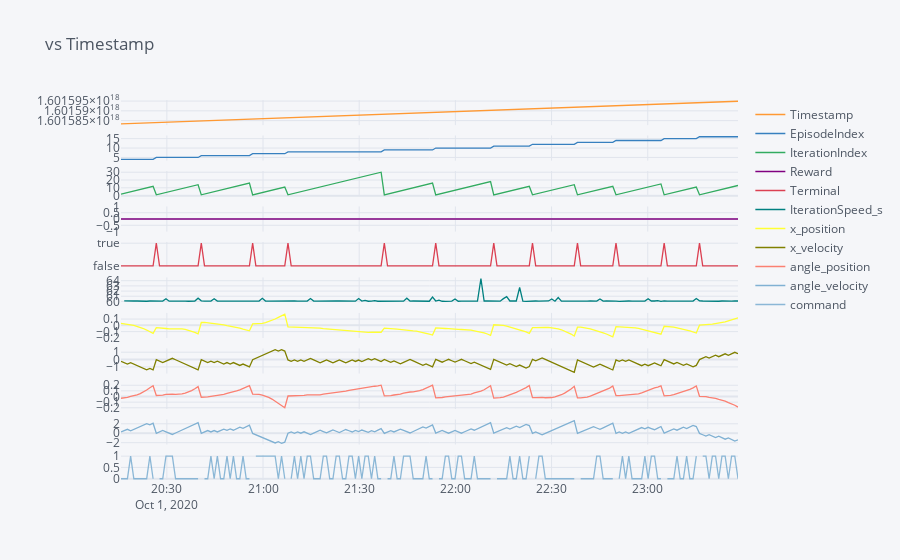
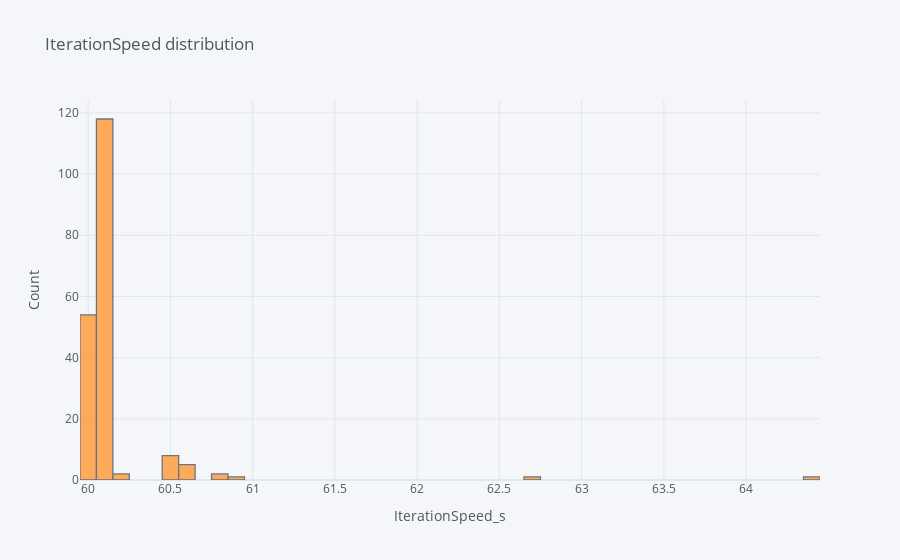

The cell these charts' notebook holds for them, in order:
### Markdown cell above
## Iteration speed

### Code cell
plotdf = df
plotdf.index= df['Timestamp']
plotdf.iplot(
    subplots=True,
    shared_xaxes=True,
    title = 'vs Timestamp'
    )

plotdf['IterationSpeed_s'].iplot(
    title = 'IterationSpeed distribution',
    kind='hist',
    xTitle='IterationSpeed_s',
    yTitle='Count'
    )

### Figure 1 — Plotly figure (JSON) as saved in the notebook; plotly's stock layout.template omitted (floating-point values rounded to 4 significant figures; data arrays with more than 128 entries replaced by an {"elided": "..."} marker saying what was removed)
{"data": [{"line": {"color": "rgba(255, 153, 51, 1.0)", "dash": "solid", "shape": "linear", "width": 1.3}, "mode": "lines", "name": "Timestamp", "text": "", "type": "scatter", "x": {"elided": "193 str values"}, "xaxis": "x", "y": {"elided": "193 int values"}, "yaxis": "y"}, {"line": {"color": "rgba(55, 128, 191, 1.0)", "dash": "solid", "shape": "linear", "width": 1.3}, "mode": "lines", "name": "EpisodeIndex", "text": "", "type": "scatter", "x": {"elided": "193 str values"}, "xaxis": "x2", "y": {"elided": "193 int values"}, "yaxis": "y2"}, {"line": {"color": "rgba(50, 171, 96, 1.0)", "dash": "solid", "shape": "linear", "width": 1.3}, "mode": "lines", "name": "IterationIndex", "text": "", "type": "scatter", "x": {"elided": "193 str values"}, "xaxis": "x3", "y": {"elided": "193 int values"}, "yaxis": "y3"}, {"line": {"color": "rgba(128, 0, 128, 1.0)", "dash": "solid", "shape": "linear", "width": 1.3}, "mode": "lines", "name": "Reward", "text": "", "type": "scatter", "x": {"elided": "193 str values"}, "xaxis": "x4", "y": {"elided": "193 int values"}, "yaxis": "y4"}, {"line": {"color": "rgba(219, 64, 82, 1.0)", "dash": "solid", "shape": "linear", "width": 1.3}, "mode": "lines", "name": "Terminal", "text": "", "type": "scatter", "x": {"elided": "193 str values"}, "xaxis": "x5", "y": {"elided": "193 bool values"}, "yaxis": "y5"}, {"line": {"color": "rgba(0, 128, 128, 1.0)", "dash": "solid", "shape": "linear", "width": 1.3}, "mode": "lines", "name": "IterationSpeed_s", "text": "", "type": "scatter", "x": {"elided": "193 str values"}, "xaxis": "x6", "y": {"elided": "193 mixed values"}, "yaxis": "y6"}, {"line": {"color": "rgba(255, 255, 51, 1.0)", "dash": "solid", "shape": "linear", "width": 1.3}, "mode": "lines", "name": "x_position", "text": "", "type": "scatter", "x": {"elided": "193 str values"}, "xaxis": "x7", "y": {"elided": "193 float values"}, "yaxis": "y7"}, {"line": {"color": "rgba(128, 128, 0, 1.0)", "dash": "solid", "shape": "linear", "width": 1.3}, "mode": "lines", "name": "x_velocity", "text": "", "type": "scatter", "x": {"elided": "193 str values"}, "xaxis": "x8", "y": {"elided": "193 float values"}, "yaxis": "y8"}, {"line": {"color": "rgba(251, 128, 114, 1.0)", "dash": "solid", "shape": "linear", "width": 1.3}, "mode": "lines", "name": "angle_position", "text": "", "type": "scatter", "x": {"elided": "193 str values"}, "xaxis": "x9", "y": {"elided": "193 float values"}, "yaxis": "y9"}, {"line": {"color": "rgba(128, 177, 211, 1.0)", "dash": "solid", "shape": "linear", "width": 1.3}, "mode": "lines", "name": "angle_velocity", "text": "", "type": "scatter", "x": {"elided": "193 str values"}, "xaxis": "x10", "y": {"elided": "193 float values"}, "yaxis": "y10"}, {"line": {"color": "rgba(128, 177, 211, 0.8999999999999999)", "dash": "solid", "shape": "linear", "width": 1.3}, "mode": "lines", "name": "command", "text": "", "type": "scatter", "x": {"elided": "193 str values"}, "xaxis": "x11", "y": {"elided": "193 mixed values"}, "yaxis": "y11"}], "layout": {"legend": {"bgcolor": "#F5F6F9", "font": {"color": "#4D5663"}}, "paper_bgcolor": "#F5F6F9", "plot_bgcolor": "#F5F6F9", "title": {"font": {"color": "#4D5663"}, "text": "vs Timestamp"}, "xaxis": {"anchor": "y", "domain": [0, 1], "gridcolor": "#E1E5ED", "matches": "x11", "showgrid": true, "showticklabels": false, "tickfont": {"color": "#4D5663"}, "title": {"font": {"color": "#4D5663"}, "text": ""}, "zerolinecolor": "#E1E5ED"}, "xaxis10": {"anchor": "y10", "domain": [0, 1], "gridcolor": "#E1E5ED", "matches": "x11", "showgrid": true, "showticklabels": false, "tickfont": {"color": "#4D5663"}, "title": {"font": {"color": "#4D5663"}, "text": ""}, "zerolinecolor": "#E1E5ED"}, "xaxis11": {"anchor": "y11", "domain": [0, 1], "gridcolor": "#E1E5ED", "showgrid": true, "tickfont": {"color": "#4D5663"}, "title": {"font": {"color": "#4D5663"}, "text": ""}, "zerolinecolor": "#E1E5ED"}, "xaxis2": {"anchor": "y2", "domain": [0, 1], "gridcolor": "#E1E5ED", "matches": "x11", "showgrid": true, "showticklabels": false, "tickfont": {"color": "#4D5663"}, "title": {"font": {"color": "#4D5663"}, "text": ""}, "zerolinecolor": "#E1E5ED"}, "xaxis3": {"anchor": "y3", "domain": [0, 1], "gridcolor": "#E1E5ED", "matches": "x11", "showgrid": true, "showticklabels": false, "tickfont": {"color": "#4D5663"}, "title": {"font": {"color": "#4D5663"}, "text": ""}, "zerolinecolor": "#E1E5ED"}, "xaxis4": {"anchor": "y4", "domain": [0, 1], "gridcolor": "#E1E5ED", "matches": "x11", "showgrid": true, "showticklabels": false, "tickfont": {"color": "#4D5663"}, "title": {"font": {"color": "#4D5663"}, "text": ""}, "zerolinecolor": "#E1E5ED"}, "xaxis5": {"anchor": "y5", "domain": [0, 1], "gridcolor": "#E1E5ED", "matches": "x11", "showgrid": true, "showticklabels": false, "tickfont": {"color": "#4D5663"}, "title": {"font": {"color": "#4D5663"}, "text": ""}, "zerolinecolor": "#E1E5ED"}, "xaxis6": {"anchor": "y6", "domain": [0, 1], "gridcolor": "#E1E5ED", "matches": "x11", "showgrid": true, "showticklabels": false, "tickfont": {"color": "#4D5663"}, "title": {"font": {"color": "#4D5663"}, "text": ""}, "zerolinecolor": "#E1E5ED"}, "xaxis7": {"anchor": "y7", "domain": [0, 1], "gridcolor": "#E1E5ED", "matches": "x11", "showgrid": true, "showticklabels": false, "tickfont": {"color": "#4D5663"}, "title": {"font": {"color": "#4D5663"}, "text": ""}, "zerolinecolor": "#E1E5ED"}, "xaxis8": {"anchor": "y8", "domain": [0, 1], "gridcolor": "#E1E5ED", "matches": "x11", "showgrid": true, "showticklabels": false, "tickfont": {"color": "#4D5663"}, "title": {"font": {"color": "#4D5663"}, "text": ""}, "zerolinecolor": "#E1E5ED"}, "xaxis9": {"anchor": "y9", "domain": [0, 1], "gridcolor": "#E1E5ED", "matches": "x11", "showgrid": true, "showticklabels": false, "tickfont": {"color": "#4D5663"}, "title": {"font": {"color": "#4D5663"}, "text": ""}, "zerolinecolor": "#E1E5ED"}, "yaxis": {"anchor": "x", "domain": [0.9339, 1], "gridcolor": "#E1E5ED", "showgrid": true, "tickfont": {"color": "#4D5663"}, "title": {"font": {"color": "#4D5663"}, "text": ""}, "zerolinecolor": "#E1E5ED"}, "yaxis10": {"anchor": "x10", "domain": [0.09339, 0.1595], "gridcolor": "#E1E5ED", "showgrid": true, "tickfont": {"color": "#4D5663"}, "title": {"font": {"color": "#4D5663"}, "text": ""}, "zerolinecolor": "#E1E5ED"}, "yaxis11": {"anchor": "x11", "domain": [0, 0.06612], "gridcolor": "#E1E5ED", "showgrid": true, "tickfont": {"color": "#4D5663"}, "title": {"font": {"color": "#4D5663"}, "text": ""}, "zerolinecolor": "#E1E5ED"}, "yaxis2": {"anchor": "x2", "domain": [0.8405, 0.9066], "gridcolor": "#E1E5ED", "showgrid": true, "tickfont": {"color": "#4D5663"}, "title": {"font": {"color": "#4D5663"}, "text": ""}, "zerolinecolor": "#E1E5ED"}, "yaxis3": {"anchor": "x3", "domain": [0.7471, 0.8132], "gridcolor": "#E1E5ED", "showgrid": true, "tickfont": {"color": "#4D5663"}, "title": {"font": {"color": "#4D5663"}, "text": ""}, "zerolinecolor": "#E1E5ED"}, "yaxis4": {"anchor": "x4", "domain": [0.6537, 0.7198], "gridcolor": "#E1E5ED", "showgrid": true, "tickfont": {"color": "#4D5663"}, "title": {"font": {"color": "#4D5663"}, "text": ""}, "zerolinecolor": "#E1E5ED"}, "yaxis5": {"anchor": "x5", "domain": [0.5603, 0.6264], "gridcolor": "#E1E5ED", "showgrid": true, "tickfont": {"color": "#4D5663"}, "title": {"font": {"color": "#4D5663"}, "text": ""}, "zerolinecolor": "#E1E5ED"}, "yaxis6": {"anchor": "x6", "domain": [0.4669, 0.5331], "gridcolor": "#E1E5ED", "showgrid": true, "tickfont": {"color": "#4D5663"}, "title": {"font": {"color": "#4D5663"}, "text": ""}, "zerolinecolor": "#E1E5ED"}, "yaxis7": {"anchor": "x7", "domain": [0.3736, 0.4397], "gridcolor": "#E1E5ED", "showgrid": true, "tickfont": {"color": "#4D5663"}, "title": {"font": {"color": "#4D5663"}, "text": ""}, "zerolinecolor": "#E1E5ED"}, "yaxis8": {"anchor": "x8", "domain": [0.2802, 0.3463], "gridcolor": "#E1E5ED", "showgrid": true, "tickfont": {"color": "#4D5663"}, "title": {"font": {"color": "#4D5663"}, "text": ""}, "zerolinecolor": "#E1E5ED"}, "yaxis9": {"anchor": "x9", "domain": [0.1868, 0.2529], "gridcolor": "#E1E5ED", "showgrid": true, "tickfont": {"color": "#4D5663"}, "title": {"font": {"color": "#4D5663"}, "text": ""}, "zerolinecolor": "#E1E5ED"}}}

### Figure 2 — Plotly figure (JSON) as saved in the notebook; plotly's stock layout.template omitted (floating-point values rounded to 4 significant figures; data arrays with more than 128 entries replaced by an {"elided": "..."} marker saying what was removed)
{"data": [{"histfunc": "count", "histnorm": "", "marker": {"color": "rgba(255, 153, 51, 1.0)", "line": {"color": "#4D5663", "width": 1.3}}, "name": "IterationSpeed_s", "opacity": 0.8, "orientation": "v", "type": "histogram", "x": {"elided": "193 float values"}}], "layout": {"barmode": "overlay", "legend": {"bgcolor": "#F5F6F9", "font": {"color": "#4D5663"}}, "paper_bgcolor": "#F5F6F9", "plot_bgcolor": "#F5F6F9", "title": {"font": {"color": "#4D5663"}, "text": "IterationSpeed distribution"}, "xaxis": {"gridcolor": "#E1E5ED", "showgrid": true, "tickfont": {"color": "#4D5663"}, "title": {"font": {"color": "#4D5663"}, "text": "IterationSpeed_s"}, "zerolinecolor": "#E1E5ED"}, "yaxis": {"gridcolor": "#E1E5ED", "showgrid": true, "tickfont": {"color": "#4D5663"}, "title": {"font": {"color": "#4D5663"}, "text": "Count"}, "zerolinecolor": "#E1E5ED"}}}
